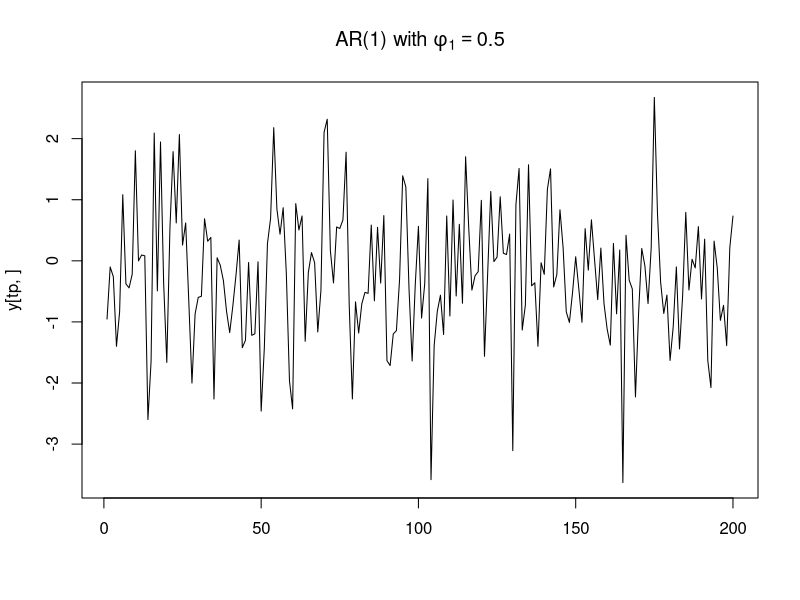
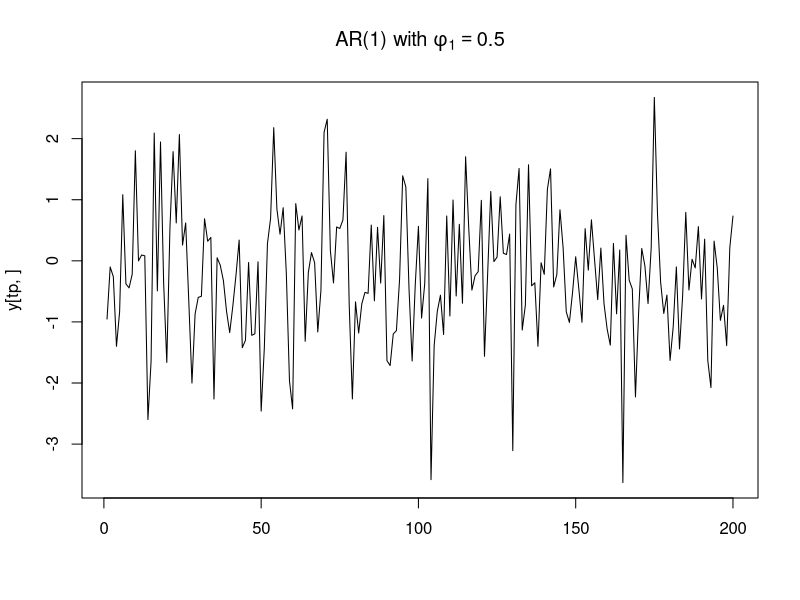

Write R code to recreate these figures, in order.
# SIMULATE SAMPLE PATHS FROM AN AR(1) MODEL

set.seed(123) #set a seed to fix the simulated numbers
nsim = 200         #number of simulations
burn = 100       #burn-in periods
n = 200          #sample length + burn-in periods
tp=(burn+1);n   #time points to be sampled
sigerr = 1       # error s.d.
a1 = 0.5         #AR(1) coefficient
a0 = 0 

# Create data series and error series
y = matrix(0, nrow = n, ncol = nsim)
err = matrix(rnorm(n * nsim, mean = 0, sd = sigerr), nrow = n,ncol = nsim)

# Simulate y from AR(1) process
# y_t = a0 + a1*y_(t-1) + error_t
#Current y = intercept + AR coefficient × previous y + current random shock.#
for (i in 1:nsim) {for (t in 2:n) {y[t,i] = a0 + a1*y[t-1,i] + err[t,i]}}

#plot simulated paths of y
# plot simulated paths of y
graphics.off()
matplot(y[tp,], type = c("l"), col = 1:nsim)
title(bquote("AR(1) with " * phi[1] == .(a1)))



set.seed(123) #set a seed to fix the simulated numbers
nsim = 200         #number of simulations
burn = 100       #burn-in periods
n = 200          #sample length + burn-in periods
tp=(burn+1);n   #time points to be sampled
sigerr = 1       # error s.d.
a1 = 0.5         #AR(1) coefficient
a0 = 0 

# Create data series and error series
y = matrix(0, nrow = n, ncol = nsim)
err = matrix(rnorm(n * nsim, mean = 0, sd = sigerr), nrow = n,ncol = nsim)

# Simulate y from AR(1) process
# y_t = a0 + a1*y_(t-1) + error_t
#Current y = intercept + AR coefficient × previous y + current random shock.#
for (i in 1:nsim) {for (t in 2:n) {y[t,i] = a0 + a1*y[t-1,i] + err[t,i]}}

#plot simulated paths of y
# plot simulated paths of y
graphics.off()
matplot(y[tp,], type = c("l"), col = 1:nsim)
title(bquote("AR(1) with " * phi[1] == .(a1)))
